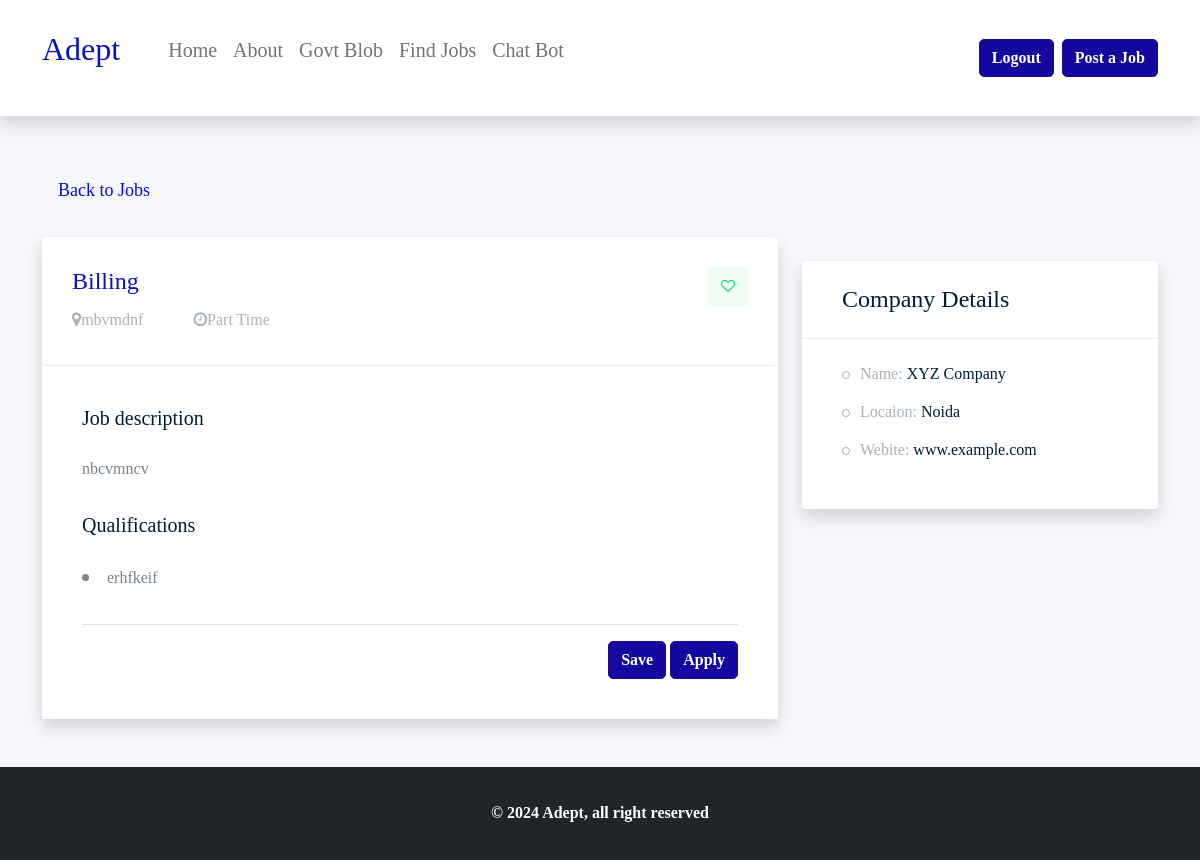
The page /jobdetail (signed in) on the database its author committed.
### tables this page shows
CREATE TABLE jobs(title text,category text,jobnature text,vacancy text,salary text,location text,description text,qualifications text,keywords text,name text, companylocation tect,website text);

### app.py (the view)
@app.route('/jobdetail')
def jobdetail():
    sqlconnection = sqlite3.connect('adept.db')
    cur = sqlconnection.cursor()
    cur.execute("""select * from jobs""")
    sqlconnection.commit()
    find=cur.fetchall()
    return render_template('job-detail.html',findjobs=find)
    return render_template('job-detail.html')

### templates/job-detail.html (shortened to what this page needs)
<!DOCTYPE html>
<html class="no-js" lang="en_AU" >
<head>
    <link href="https://cdn.jsdelivr.net/npm/bootstrap@5.0.2/dist/css/bootstrap.min.css" rel="stylesheet">
    <link rel="stylesheet" href="{{url_for('static' ,filename='style.css')}}">
	<link rel="stylesheet" href="https://cdnjs.cloudflare.com/ajax/libs/font-awesome/4.7.0/css/font-awesome.css" />
    <link rel="stylesheet" type="text/css" href="src/style.css" />
</head>
<body data-instant-intensity="mousedown">
<header>
	<nav class="navbar navbar-expand-lg navbar-light bg-white shadow py-3">
		<div class="container">
			<a class="navbar-brand" href="/"><p class="fs-2" style="color:rgba(9, 16, 198);">Adept</p></a>
			<div class="collapse navbar-collapse" id="navbarSupportedContent">
				<ul class="navbar-nav ms-0 ms-sm-0 me-auto mb-2 mb-lg-0 ms-lg-4">
					<li class="nav-item">
						<a class="nav-link" aria-current="page" href="/"><p class="fs-5">Home</p></a>
					</li>
                    <li class="nav-item">
						<a class="nav-link" aria-current="page" href="/about"><p class="fs-5">About</p></a>
					</li>
                    <li class="nav-item">
                        <a class="nav-link" aria-current="page" href="/govtblob"><p class="fs-5">Govt Blob</p></a>
                    </li>
					<li class="nav-item">
						<a class="nav-link" aria-current="page" href="/Findjobs"><p class="fs-5">Find Jobs</p></a>
					</li>
                    <li class="nav-item">
						<a class="nav-link" aria-current="page" href="/chatbot"><p class="fs-5">Chat Bot</p></a>
					</li>
				</ul>
                {% if 'email' in session %}
                <a class="btn btn-success me-2" href="/logout" type="submit">Logout</a>
            {% else %}
            <a class="btn btn-success me-2" href="/login" type="submit">Login</a>
            {% endif %}
				<a class="btn btn-success" href="/postjobs" type="submit">Post a Job</a>
			</div>
		</div>
	</nav>
</header>
<section class="section-4 bg-2">
    <div class="container pt-5">
        <div class="row">
            <div class="col">
                <nav aria-label="breadcrumb" class=" rounded-3 p-3">
                    <ol class="breadcrumb mb-0">
                        <li class="breadcrumb-item"><a href="/Findjobs"><h6  style="color:rgb(9, 16, 198);">Back to Jobs</h6></a></li>
                    </ol>
                </nav>
            </div>
        </div>
    </div>
    {%for i in findjobs%}
    <div class="container job_details_area">
        <div class="row pb-5">
            <div class="col-md-8">
                <div class="card shadow border-0">
                    <div class="job_details_header">
                        <div class="single_jobs white-bg d-flex justify-content-between">
                            <div class="jobs_left d-flex align-items-center">
                                <div class="jobs_conetent">
                                    <a href="#">
                                        <h4 style="color:rgb(9, 16, 198);">{{i[1]}}</h4>
                                    </a>
                                    <div class="links_locat d-flex align-items-center">
                                        <div class="location">
                                            <p> <i class="fa fa-map-marker"></i>{{i[5]}}</p>
                                        </div>
                                        <div class="location">
                                            <p> <i class="fa fa-clock-o"></i>{{i[2]}}</p>
                                        </div>
                                    </div>
                                </div>
                            </div>
                            <div class="jobs_right">
                                <div class="apply_now">
                                    <a class="heart_mark" href="#"> <i class="fa fa-heart-o" aria-hidden="true"></i></a>
                                </div>
                            </div>
                        </div>
                    </div>
                    <div class="descript_wrap white-bg">
                        <div class="single_wrap">
                            <h4>Job description</h4>
                            <p>{{i[6]}}</p>
                        </div>
                        <div class="single_wrap">
                            <h4>Qualifications</h4>
                            <ul>
                                <li>{{i[7]}}</li>
                        </div>
                        <div class="border-bottom"></div>
                        <div class="pt-3 text-end">
                            <a href="#" class="btn btn-success">Save</a>
                            <a href="/jobapply" class="btn btn-success">Apply</a>
                        </div>
                    </div>
                </div>
            </div>
            <div class="col-md-4">
                <div class="card shadow border-0 my-4">
                    <div class="job_sumary">
                        <div class="summery_header pb-1 pt-4">
                            <h3>Company Details</h3>
                        </div>
                        <div class="job_content pt-3">
                            <ul>
                                <li>Name: <span>XYZ Company</span></li>
                                <li>Locaion: <span>Noida</span></li>
                                <li>Webite: <span>www.example.com</span></li>
                            </ul>
                        </div>
                    </div>
                </div>
            </div>
        </div>
    </div>
    {% endfor %}
</section>
<footer class="bg-dark py-3 bg-2">
<div class="container">
    <p class="text-center text-white pt-3 fw-bold fs-6">© 2024 Adept, all right reserved</p>
</div>
</footer>
</body>
</html>

### rows shown on the page
jobs: category "Billing", location "mbvmdnf", jobnature "Part Time", description "nbcvmncv", qualifications "erhfkeif"
